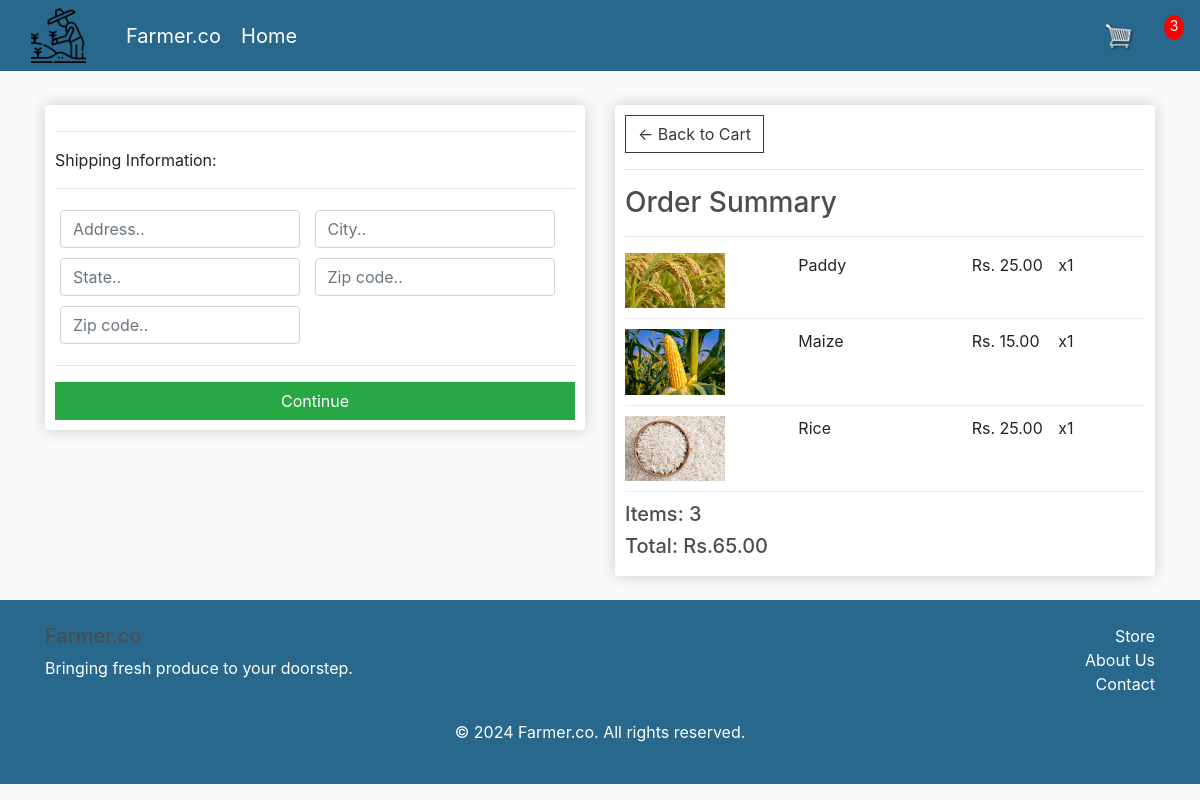
The page /checkout/ (signed in) on the database its author committed.
### store/models.py (models this page shows, shortened)
class OrderItem(models.Model):
	product = models.ForeignKey(Product, on_delete=models.SET_NULL, null=True)
	order = models.ForeignKey(Order, on_delete=models.SET_NULL, null=True)
	quantity = models.IntegerField(default=0, null=True, blank=True)
	date_added = models.DateTimeField(auto_now_add=True)
	@property
	def get_total(self):
		total = self.product.price * self.quantity
		return total

class Product(models.Model):
	name = models.CharField(max_length=200)
	price = models.FloatField()
	digital = models.BooleanField(default=False,null=True, blank=True)
	image = models.ImageField(null=True, blank=True)
	@property
	def imageURL(self):
		try:
			url = self.image.url
		except:
			url = ''
		return url

class Order(models.Model):
	customer = models.ForeignKey(Customer, on_delete=models.SET_NULL, null=True, blank=True)
	date_ordered = models.DateTimeField(auto_now_add=True)
	complete = models.BooleanField(default=False)
	transaction_id = models.CharField(max_length=100, null=True)
	@property
	def shipping(self):
		shipping = False
		orderitems = self.orderitem_set.all()
		for i in orderitems:
			if i.product.digital == False:
				shipping = True
		return shipping
	@property
	def get_cart_total(self):
		orderitems = self.orderitem_set.all()
		total = sum([item.get_total for item in orderitems])
		return total
	@property
	def get_cart_items(self):
		orderitems = self.orderitem_set.all()
		total = sum([item.quantity for item in orderitems])
		return total

### store/views.py (the view)
# urls.py: path('checkout/', views.checkout, name="checkout"),
def checkout(request):
    data = cartData(request)
    cartItems = data['cartItems']
    order = data['order']
    items = data['items']
    if request.user.is_authenticated:
        try:
            customer = request.user.customer
        except ObjectDoesNotExist:
            customer = Customer.objects.create(user=request.user)
    context = {'items': items, 'order': order, 'cartItems': cartItems}
    return render(request, 'store/checkout.html', context)

### store/utils.py (called while the page is built)
def cartData(request):
	if request.user.is_authenticated:
		customer = request.user.customer
		order, created = Order.objects.get_or_create(customer=customer, complete=False)
		items = order.orderitem_set.all()
		cartItems = order.get_cart_items
	else:
		cookieData = cookieCart(request)
		cartItems = cookieData['cartItems']
		order = cookieData['order']
		items = cookieData['items']
	return {'cartItems':cartItems ,'order':order, 'items':items}

### store/templates/store/checkout.html (shortened to what this page needs)
{% extends 'store/main.html' %}
{% load static %}
{% block content %}
     <div class="row">
		<div class="col-lg-6">
			<div class="box-element" id="form-wrapper">
				<form id="form">
					<div id="shipping-info">
						<hr>
						<p>Shipping Information:</p>
						<hr>
						<div class="form-field">
							<input class="form-control" type="text" name="address" placeholder="Address..">
						</div>
						<div class="form-field">
							<input class="form-control" type="text" name="city" placeholder="City..">
						</div>
						<div class="form-field">
							<input class="form-control" type="text" name="state" placeholder="State..">
						</div>
						<div class="form-field">
							<input class="form-control" type="text" name="zipcode" placeholder="Zip code..">
						</div>
						<div class="form-field">
							<input class="form-control" type="text" name="country" placeholder="Zip code..">
						</div>
					</div>
					<hr>
					<input id="form-button" class="btn btn-success btn-block" type="submit" value="Continue">
				</form>
			</div>
			<br>
		</div>
		<div class="col-lg-6">
			<div class="box-element">
				<a  class="btn btn-outline-dark" href="{% url 'cart' %}">&#x2190; Back to Cart</a>
				<hr>
				<h3>Order Summary</h3>
				<hr>
				{% for item in items %}
				<div class="cart-row">
					<div style="flex:2"><img class="row-image" src="{{item.product.imageURL}}"></div>
					<div style="flex:2"><p>{{item.product.name}}</p></div>
					<div style="flex:1"><p>Rs. {{item.product.price|floatformat:2}}</p></div>
					<div style="flex:1"><p>x{{item.quantity}}</p></div>
				</div>
				{% endfor %}
				<h5>Items:   {{order.get_cart_items}}</h5>
				<h5>Total:   Rs.{{order.get_cart_total|floatformat:2}}</h5>
			</div>
		</div>
	</div>
{% endblock content %}

### static/css/main.css (style rules this page uses)
body { background-color: hsl(0, 0%, 98%); }
h1,h2,h3,h4,h5,h6 { color:hsl(0, 0%, 30%); }
.box-element { box-shadow:hsl(0, 0%, 80%) 0 0 16px; background-color: #fff; border-radius: 4px; padding: 10px; }
.col-lg-4, .col-lg-6, .col-lg-8, .col-lg-12 { margin-top: 10px; }
.btn { border-radius: 0; }
.row-image { width: 100px; }
.form-field { width:250px; display: inline-block; padding: 5px; }
.cart-row { display: flex; align-items: flex-stretch; padding-bottom: 10px; margin-bottom: 10px; border-bottom: 1px solid #ececec; }

### rows shown on the page
OrderItem: product.imageURL (picture), product.name "Paddy", product.price "25.00", quantity "1"
OrderItem: product.imageURL (picture), product.name "Maize", product.price "15.00", quantity "1"
OrderItem: product.imageURL (picture), product.name "Rice", product.price "25.00", quantity "1"
Order: get_cart_items "3", get_cart_total "65.00"

### other values the page prints
{{ cartItems }} "3"
